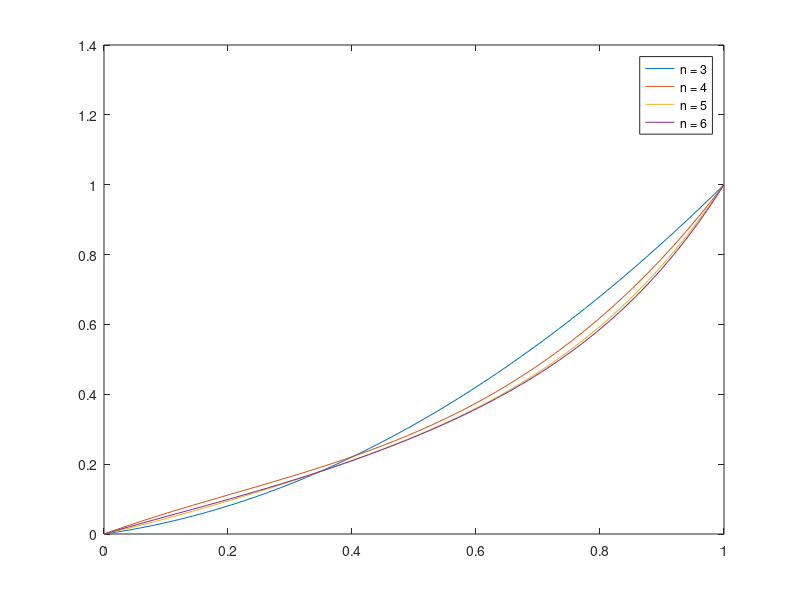

Reproduce this figure in MATLAB.
function CP_10_1_Collocation_Method 
clear
clc
% Initial Paramaters
t0 = 0;
t1 = 1;
u0 = 0;
u1 = 1;
func_initial = @(t, u) (10*u.^3+3*u+ t.^2);
func = @(t, y) [y(2); 10*y(1)^3 + 3*y(1) + t.^2];
options = optimset('MaxFunEvals', 5000, 'Display', 'off');

disp('(c) Solving using Collocation Method:');

    n_cm = [3 4 5 6]; 
    figure (3);
    for i = 1:4
        x = fsolve(@collocation_method,ones(n_cm(i),1),options)'
        t_cm = linspace(t0,t1,50)';
        plot(t_cm,polyval(x,t_cm)); 
        hold on;
    end
   
    legend('n = 3','n = 4','n = 5','n = 6');

    function [z] = collocation_method(x)
        x
        n = length(x); 
        h = 1/(n-1); 
        t = linspace(t0,t1,n)';
        d = (n-1:-1:1)'.*x(1:n-1);
        d2 = (n-2:-1:1)'.*(d(1:n-2));
        z = [polyval(x,t0)-u0;
            polyval(d2,t(2:n-1))-func_initial(t(2:n-1),polyval(x,t(2:n-1)));
            polyval(x,t1)-u1];
    end
end